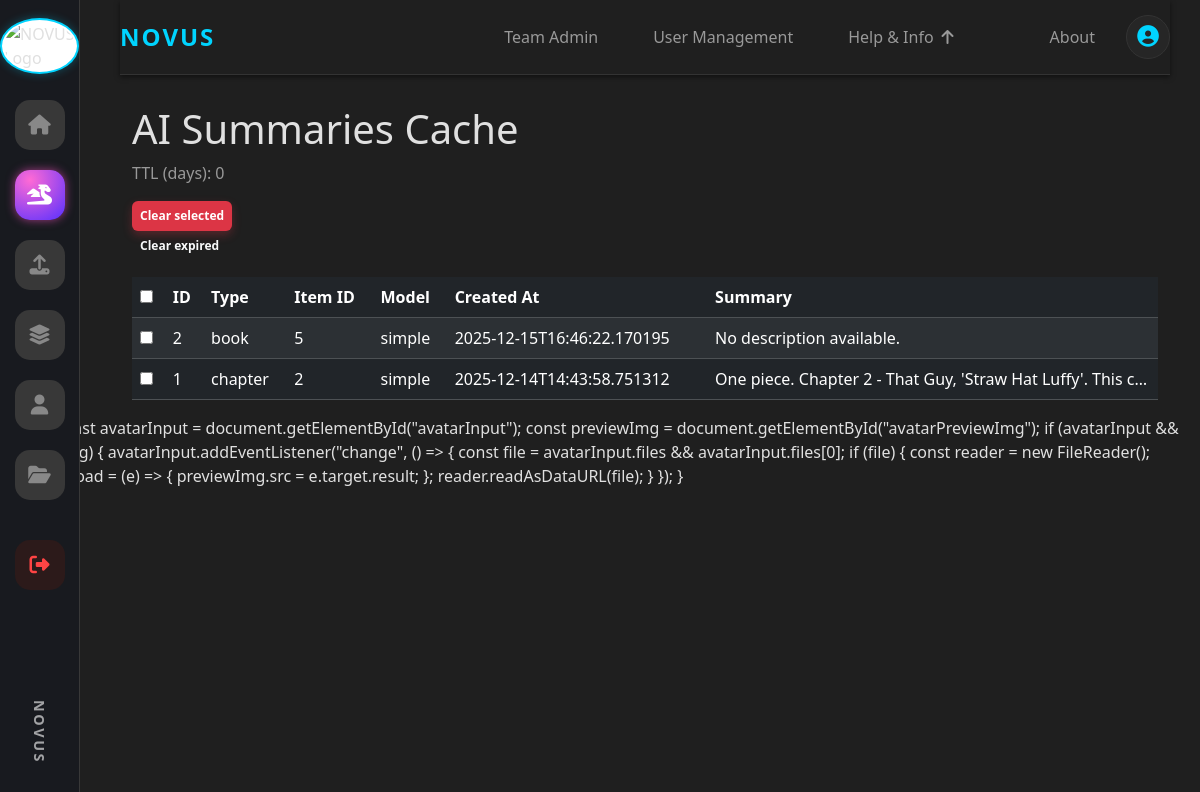
The app's page /admin/ai_summaries (signed in), older data.
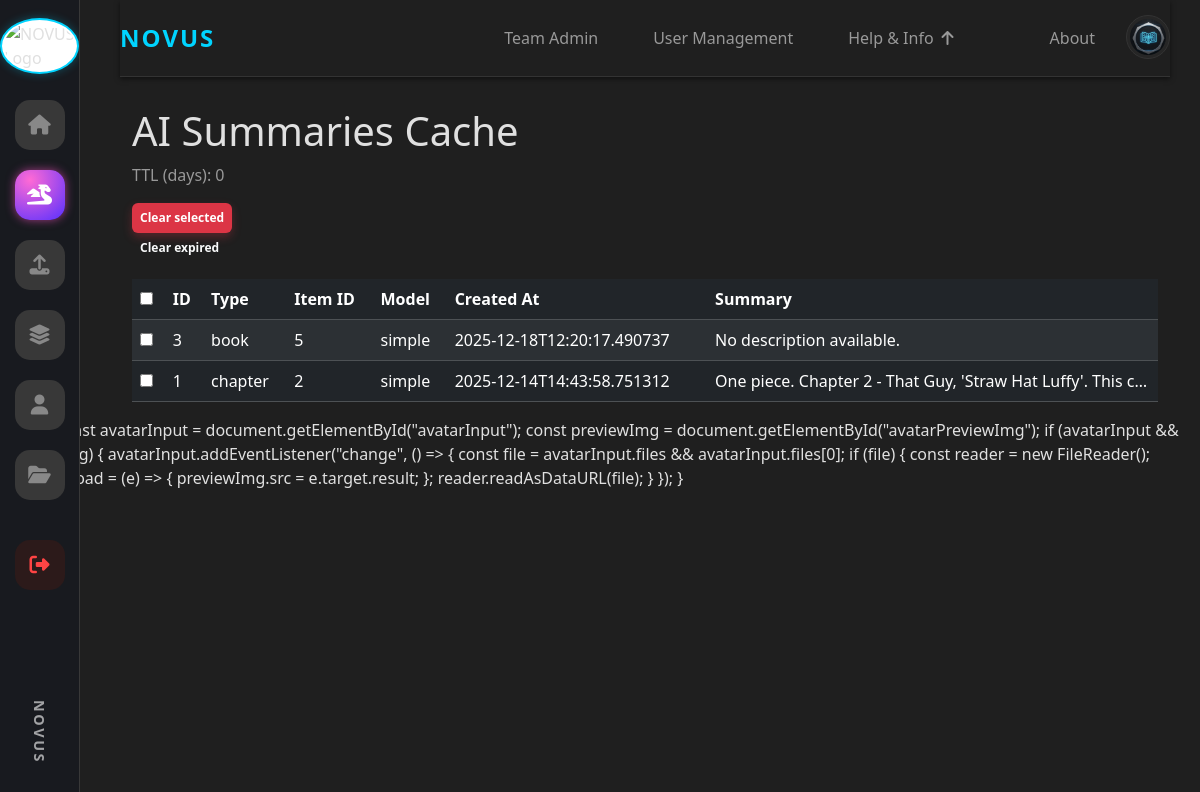
The same page, newer data.
### tables this page shows
CREATE TABLE ai_summaries (
            id INTEGER PRIMARY KEY,
            item_type TEXT,
            item_id INTEGER,
            summary TEXT,
            model TEXT,
            created_at TEXT,
            UNIQUE(item_type, item_id)
        );

### app.py (the view)
@app.route('/admin/ai_summaries')
@admin_required
def admin_ai_summaries():
    conn = get_conn()
    c = conn.cursor()
    c.execute("SELECT id, item_type, item_id, model, created_at, summary FROM ai_summaries ORDER BY created_at DESC")
    rows = c.fetchall()
    conn.close()
    ttl_days = int(os.environ.get('AI_SUMMARY_TTL_DAYS', '0') or '0')
    return render_template('admin_ai_summaries.html', rows=rows, ttl_days=ttl_days)

### app.py (called while the page is built)
def get_conn():
    return sqlite3.connect(DB_PATH)

@app.before_request
def check_banned():
    uid = session.get("user_id")
    if not uid:
        return
    conn = get_conn()
    c = conn.cursor()
    c.execute("SELECT COALESCE(is_banned,0), COALESCE(status,'active') FROM users WHERE id=?", (uid,))
    row = c.fetchone()
    conn.close()
    if row:
        is_banned, status = row
        if int(is_banned) == 1 or status == "banned":
            session.clear()
            flash("Your account has been banned.", "danger")
            return redirect(url_for("login"))

@app.context_processor
def inject_user_avatar():
    return {
        'user_avatar': session.get('avatar_url'),
        'user_id': session.get('user_id')
    }

def admin_required(f):
    @wraps(f)
    def wrapper(*args, **kwargs):
        if session.get("role") != "admin":
            flash("Admin access required.", "danger")
            return redirect(url_for("home"))
        return f(*args, **kwargs)
    return wrapper

@app.before_request
def _ensure_db_initialized():
    global _db_init_done
    if not _db_init_done:
        try:
            init_db()
        except Exception:
            pass
        _db_init_done = True

### templates/admin_ai_summaries.html (shortened to what this page needs)
{% extends "base.html" %}
{% block content %}
<div class="container mt-4">
  <h1>AI Summaries Cache</h1>
  <p class="text-muted">TTL (days): {{ ttl_days }}</p>
  <div class="mb-3">
    <button id="clearSelected" class="btn btn-danger btn-sm">Clear selected</button>
    <button id="clearExpired" class="btn btn-outline-light btn-sm">Clear expired</button>
  </div>
  <table class="table table-dark table-striped">
    <thead>
      <tr>
        <th><input type="checkbox" id="chkAll" /></th>
        <th>ID</th>
        <th>Type</th>
        <th>Item ID</th>
        <th>Model</th>
        <th>Created At</th>
        <th>Summary</th>
      </tr>
    </thead>
    <tbody>
      {% for r in rows %}
      <tr data-id="{{ r[0] }}">
        <td><input class="rowChk" type="checkbox" value="{{ r[0] }}" /></td>
        <td>{{ r[0] }}</td>
        <td>{{ r[1] or '' }}</td>
        <td>{{ r[2] or '' }}</td>
        <td>{{ r[3] or '' }}</td>
        <td>{{ r[4] or '' }}</td>
        <td style="max-width:400px; white-space:nowrap; overflow:hidden; text-overflow:ellipsis">{{ r[5] or '' }}</td>
      </tr>
      {% else %}
      <tr><td colspan="7">No cached summaries found.</td></tr>
      {% endfor %}
    </tbody>
  </table>
</div>
{% endblock %}

### templates/base.html (shortened to what this page needs)
<!DOCTYPE html>
<html lang="en">
  <head>
    <link
      href="https://cdn.jsdelivr.net/npm/bootstrap@5.3.3/dist/css/bootstrap.min.css"
      rel="stylesheet"
    />
    <link
      rel="stylesheet"
      href="https://cdnjs.cloudflare.com/ajax/libs/font-awesome/6.4.0/css/all.min.css"
    />
    <link
      rel="stylesheet"
      href="{{ url_for('static', filename='css/style.css') }}"
    />
  </head>
  <body class="{{ body_class|default('') }}">
    <div class="sidebar">
      <a href="{{ url_for('home') }}">
        <img
          src="{{ url_for('static', filename='img/logo.png') }}"
          class="sidebar-logo"
          alt="NOVUS Logo"
        />
      </a>
      <div class="nav-links">
  <a href="{{ url_for('home') }}" class="nav-item">
    <i class="fas fa-home"></i>
  </a>
<a href="{{ url_for('manga') }}"
   class="nav-item nav-manga"
   id="nav-manga">
  <i class="fas fa-dragon"></i>
</a>
  {% if session.get('role') in ['admin', 'publisher'] %}
  <a href="{{ url_for('add_book') }}" class="nav-item">
    <i class="fas fa-upload"></i>
  </a>
  {% endif %}
  <a href="{{ url_for('watchlist') }}" class="nav-item">
    <i class="fas fa-layer-group"></i>
  </a>
  <a href="{{ url_for('profile') }}" class="nav-item">
    <i class="fas fa-user"></i>
  </a>
  {% if session.get('role') in ['admin', 'publisher'] %}
  <a href="{{ url_for('my_uploads') }}" class="nav-item">
    <i class="fas fa-folder-open"></i>
  </a>
  {% endif %}
  {% if session.get('user_id') %}
  <a href="{{ url_for('logout') }}" class="nav-item nav-item-logout">
    <i class="fas fa-sign-out-alt"></i>
  </a>
  {% endif %}
</div>
      <div class="sidebar-footer">
        <span class="sidebar-brand-text">NOVUS</span>
      </div>
    </div>
    <div class="main-content">
      <header class="top-header-minimal">
        <div class="logo-text-top">NOVUS</div>
        <div class="d-flex align-items-center">
          <div class="top-menu-links">
  {% if session.get('role') == 'admin' %}
  <a href="/admin/team" class="nav-link-item">Team Admin</a>
<a href="{{ url_for('user_management') }}" class="nav-link-item">User Management</a>
{% endif %}
            <div class="dropdown-nav">
              <button
                class="dropdown-btn"
                type="button"
                onclick="toggleDropdown(this)"
              >
                Help &amp; Info
                <i class="fas fa-arrow-up nav-logo-arrow"></i>
              </button>
            </div>
          </div>
          <a href="{{ url_for('about') }}" class="nav-link-item ms-3">
            About
          </a>
{% if session.get('user_id') %}
  <div class="dropdown-nav ms-3 profile-dropdown">
    <button class="profile-menu-btn" type="button" onclick="toggleDropdown(this)" aria-label="Open profile menu">
      {% if user_avatar %}
        <img src="{{ user_avatar }}" alt="Profile" class="profile-avatar-icon" style="width:36px; height:36px; border-radius:50%; object-fit:cover;">
      {% else %}
        <i class="fas fa-user-circle"></i>
      {% endif %}
    </button>
  </div>
{% else %}
  <a href="{{ url_for('login') }}" class="cta-button ms-3">
    <i class="fas fa-sign-in-alt me-2"></i>
    Log In
  </a>
{% endif %}
        </div>
      </header>
      {% block content %}{% endblock %}
    </div>
    script>
      const avatarInput = document.getElementById("avatarInput");
      const previewImg = document.getElementById("avatarPreviewImg");
      if (avatarInput && previewImg) {
        avatarInput.addEventListener("change", () => {
          const file = avatarInput.files && avatarInput.files[0];
          if (file) {
            const reader = new FileReader();
            reader.onload = (e) => {
              previewImg.src = e.target.result;
            };
            reader.readAsDataURL(file);
          }
        });
      }
  </body>
</html>

### static/css/style.css (style rules this page uses)
:root { --bg-main: #1f1f1f; --bg-card: #2a2a2a; --bg-input: #151515; --text-primary: #e0e0e0; --text-muted: #999; --neon-blue: #00d4ff; --border-subtle: #383838; }
*, *::before, *::after { box-sizing: border-box; }
body { background-color: var(--bg-main); color: var(--text-primary); font-family: "Segoe UI", Arial, sans-serif; margin: 0; }
a { color: inherit; text-decoration: none; }
.sidebar { height: 100vh; width: 90px; position: fixed; top: 0; left: 0; background-color: var(--bg-card); border-right: 1px solid var(--border-subtle); display: flex; flex-direction: column; align-items: center; padding-top: 30px; overflow-y: auto; overflow-x: visible; z-index: 1000; }
.sidebar-logo { width: 50px; height: 50px; border-radius: 50%; border: 2px solid var(--neon-blue); padding: 2px; background: white; margin-bottom: 40px; box-shadow: 0 0 10px rgba(0, 212, 255, 0.3); object-fit: cover; }
.nav-links { display: flex; flex-direction: column; gap: 20px; width: 100%; align-items: center; }
.nav-item { width: 50px; height: 50px; background-color: #383838; border-radius: 15px; display: flex; justify-content: center; align-items: center; color: #888; text-decoration: none; font-size: 20px; transition: all 0.3s ease; position: relative; }
.nav-item i { text-indent: 0; }
.nav-item-logout { margin-top: 20px; background-color: #2c1a1a; }
.nav-item-logout i { color: #ff4444; }
.main-content { margin-left: 90px; padding: 0 30px; }
.top-header-minimal { background: var(--bg-main); position: sticky; top: 0; z-index: 999; padding: 15px 0; margin-bottom: 30px; border-bottom: 1px solid #333; box-shadow: 0 2px 5px rgba(0, 0, 0, 0.5); display: flex; justify-content: space-between; align-items: center; }
.logo-text-top { font-size: 1.5rem; font-weight: 900; color: var(--neon-blue); letter-spacing: 2px; }
.top-menu-links { display: flex; align-items: center; gap: 25px; margin-right: 50px; }
.nav-link-item { color: var(--text-muted); text-decoration: none; font-weight: 500; transition: 0.3s; padding: 5px 15px; border-radius: 6px; }
.dropdown-btn { background: transparent; border: none; color: var(--text-muted); font-weight: 500; transition: 0.3s; padding: 5px 15px; border-radius: 6px; cursor: pointer; display: inline-flex; align-items: center; gap: 8px; }
.dropdown-nav { position: relative; }
.text-muted { color: var(--text-muted) !important; }
.btn { display: flex; align-items: center; justify-content: center; border-radius: 6px; padding: 6px 8px; font-weight: 600; text-decoration: none; border: 0; cursor: pointer; font-size: 12px; min-width: 0; gap: 4px; overflow: hidden; text-overflow: ellipsis; }
.btn-danger { background: #dc3545; color: #fff; box-shadow: 0 4px 10px rgba(220, 53, 69, 0.3); }
.sidebar { position: fixed; top: 0; left: 0; width: 80px; height: 100vh; background: #181a1f; padding: 18px 0 20px; display: flex; flex-direction: column; align-items: center; gap: 14px; overflow-y: auto; scrollbar-width: thin; }
.sidebar-logo { margin-bottom: 12px; }
.sidebar { overflow-y: auto; scrollbar-width: none; }
.sidebar-footer { margin-top: auto; padding-bottom: 16px; display: flex; justify-content: center; }
.sidebar-brand-text { writing-mode: vertical-rl; text-orientation: mixed; letter-spacing: 0.18em; font-weight: 700; font-size: 0.9rem; color: rgba(255, 255, 255, 0.6); cursor: default; transition: color 0.3s ease, text-shadow 0.3s ease, transform 0.3s ease, letter-spacing 0.3s ease; }
.sidebar { overflow-y: auto; overflow-x: hidden; }
.nav-manga { background: radial-gradient(circle at 30% 20%, #ff6ad5, #5830ff); color: #ffffff !important; box-shadow: 0 0 10px rgba(255, 80, 200, 0.6); }
.nav-manga i { font-size: 1.25rem; }
.profile-dropdown { position: relative; }
.profile-menu-btn { width: 44px; height: 44px; border-radius: 999px; border: 1px solid #333; background: #262626; color: var(--text-primary); display: inline-flex; align-items: center; justify-content: center; transition: 0.2s; cursor: pointer; }

Row changes from the older to the newer data that the page shows:
removed ai_summaries: id "2", item_type "book", item "5", model "simple", created_at "2025-12-15T16:46:22.170195", summary "No description available."
added ai_summaries: id "3", item_type "book", item "5", model "simple", created_at "2025-12-18T12:20:17.490737", summary "No description available."
